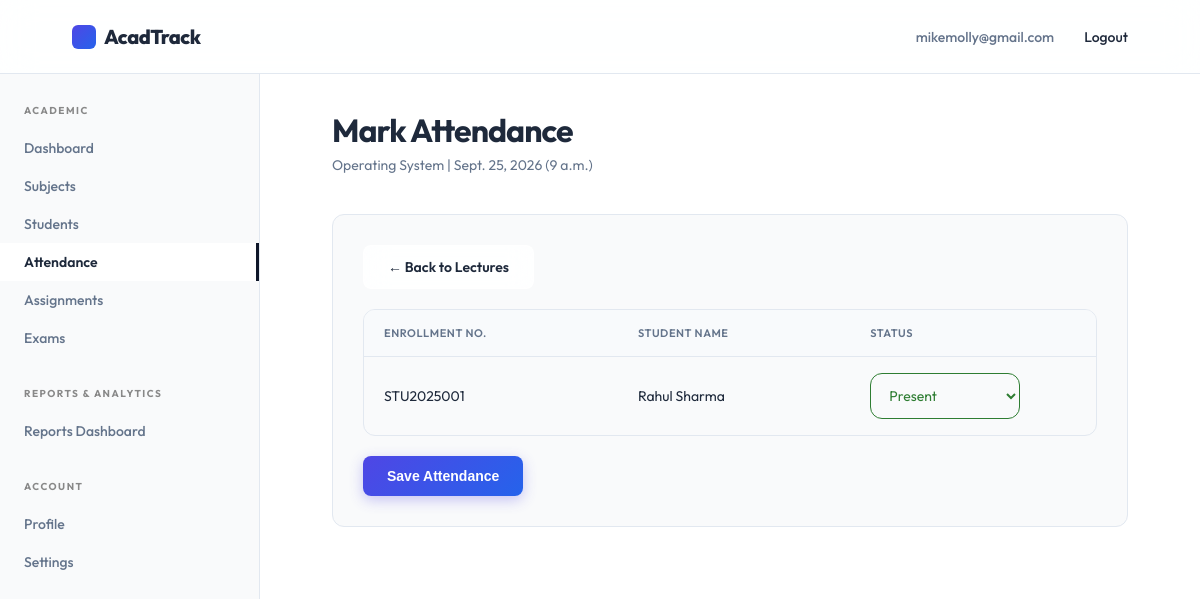
Page /faculty/lectures/2/attendance/ (signed in) on the committed database.
### accounts/models.py (models this page shows, shortened)
class User(AbstractUser):
    class RoleChoices(models.TextChoices):
        STUDENT = 'student', 'Student'
        FACULTY = 'faculty', 'Faculty'
        ADMIN = 'admin', 'Admin'
    username = None
    email = models.EmailField(unique=True)
    role = models.CharField(max_length=20, choices=RoleChoices.choices, default=RoleChoices.STUDENT)
    contact_number = models.CharField(max_length=15, blank=True, null=True)
    deactivated_at = models.DateTimeField(blank=True, null=True)
    updated_at = models.DateTimeField(auto_now=True)
    USERNAME_FIELD = 'email'
    REQUIRED_FIELDS = []
    objects = CustomUserManager()

### academics/models.py (models this page shows, shortened)
class Lecture(models.Model):
    offering = models.ForeignKey(SubjectOffering, on_delete=models.CASCADE, related_name='lectures')
    date = models.DateField()
    start_time = models.TimeField()
    end_time = models.TimeField()
    class Meta:
        constraints = [
            models.UniqueConstraint(fields=['offering', 'date', 'start_time'], name='unique_lecture_slot'),
            CheckConstraint(
                condition=Q(end_time__gt=models.F('start_time')),
                name='check_start_end_time'
            )
        ]

class SubjectOffering(models.Model):
    class SubjectType(models.TextChoices):
        CORE = 'core', 'Core'
        ELECTIVE = 'elective', 'Elective'
        LAB = 'lab', 'Lab'
        PROJECT = 'project', 'Project'
    subject = models.ForeignKey(Subject, on_delete=models.CASCADE, related_name='offerings')
    semester = models.ForeignKey(Semester, on_delete=models.CASCADE, related_name='subject_offerings')
    faculty = models.ForeignKey('faculty.Faculty', on_delete=models.SET_NULL, null=True, blank=True, related_name='subject_offerings')
    subject_type = models.CharField(max_length=20, choices=SubjectType.choices, default=SubjectType.CORE)
    credits = models.PositiveIntegerField()
    class Meta:
        constraints = [
            models.UniqueConstraint(fields=['subject', 'semester'], name='unique_subject_offering')
        ]

class Subject(models.Model):
    name = models.CharField(max_length=150)
    code = models.CharField(max_length=20, unique=True)
    description = models.TextField(blank=True, null=True)

### students/models.py (models this page shows, shortened)
class Student(models.Model):
    user = models.OneToOneField(settings.AUTH_USER_MODEL, on_delete=models.CASCADE, related_name='student_profile')
    enrollment_no = models.CharField(max_length=50, unique=True)
    date_of_birth = models.DateField(blank=True, null=True)
    class GenderChoices(models.TextChoices):
        MALE = 'M', 'Male'
        FEMALE = 'F', 'Female'
        OTHER = 'O', 'Other'
    gender = models.CharField(max_length=1, choices=GenderChoices.choices, blank=True, null=True)
    address = models.TextField(blank=True, null=True)
    guardian_name = models.CharField(max_length=100, blank=True, null=True)
    guardian_contact = models.CharField(max_length=20, blank=True, null=True)
    emergency_contact = models.CharField(max_length=20, blank=True, null=True)
    updated_at = models.DateTimeField(auto_now=True)

### attendance/models.py (models this page shows, shortened)
class Attendance(models.Model):
    class StatusChoices(models.TextChoices):
        PRESENT = 'present', 'Present'
        ABSENT = 'absent', 'Absent'
    student = models.ForeignKey('students.Student', on_delete=models.CASCADE, related_name='attendances')
    lecture = models.ForeignKey('academics.Lecture', on_delete=models.CASCADE, related_name='attendances')
    status = models.CharField(max_length=10, choices=StatusChoices.choices)
    marked_at = models.DateTimeField(auto_now_add=True)
    class Meta:
        constraints = [
            models.UniqueConstraint(fields=['student', 'lecture'], name='unique_attendance')
        ]

### faculty/views.py (the view, shortened to what this page needs)
# urls.py: path('lectures/<int:lecture_id>/attendance/', views.AttendanceEntryView.as_view(), name='attendance_entry'),
class AttendanceEntryView(FacultyRequiredMixin, View):
    template_name = 'faculty/attendance_entry.html'
    def get_lecture(self, lecture_id):
        return get_object_or_404(Lecture, pk=lecture_id, offering__faculty=self.request.user.faculty_profile)
    def get_eligible_students(self, lecture):
        student_semesters = StudentSemester.objects.filter(
            semester=lecture.offering.semester,
            status__in=[StudentSemester.StatusChoices.ACTIVE, StudentSemester.StatusChoices.BACKLOG]
        ).select_related('student__user')
        return [ss.student for ss in student_semesters]
    def get(self, request, lecture_id):
        lecture = self.get_lecture(lecture_id)
        students = self.get_eligible_students(lecture)
        existing_attendances = {
            att.student_id: att.status
            for att in Attendance.objects.filter(lecture=lecture)
        }
        student_data = []
        for student in students:
            student_data.append({
                'student': student,
                'status': existing_attendances.get(student.id, '')
            })
        context = {
            'lecture': lecture,
            'student_data': student_data,
        }
        return render(request, self.template_name, context)

### faculty/views.py (called while the page is built)
    def test_func(self):
        return self.request.user.is_authenticated and self.request.user.role == User.RoleChoices.FACULTY

### templates/faculty/attendance_entry.html (shortened to what this page needs)
{% extends 'faculty/base.html' %}
{% block page_title %}Mark Attendance{% endblock %}
{% block page_subtitle %}{{ lecture.offering.subject.name }} | {{ lecture.date }} ({{ lecture.start_time }}){% endblock %}
{% block dashboard_content %}
<div class="dashboard-section">
    <div style="margin-bottom: 20px;">
        <a href="{% url 'faculty:lectures' offering_id=lecture.offering.id %}" class="btn btn-secondary">&larr; Back to Lectures</a>
    </div>
    <form method="post" class="form-container">
        <div class="table-responsive">
            <table class="table">
                <thead>
                    <tr>
                        <th>Enrollment No.</th>
                        <th>Student Name</th>
                        <th>Status</th>
                    </tr>
                </thead>
                <tbody>
                    {% for item in student_data %}
                    <tr>
                        <td>{{ item.student.enrollment_no }}</td>
                        <td>{{ item.student.user.get_full_name }}</td>
                        <td>
                            <select name="status_{{ item.student.id }}" class="form-control" style="max-width: 150px; {% if item.status == 'present' %}border-color: #2e7d32; color: #2e7d32;{% elif item.status == 'absent' %}border-color: #c62828; color: #c62828;{% endif %}" required>
                                <option value="present" {% if item.status == 'present' %}selected{% endif %}>Present</option>
                            </select>
                        </td>
                    </tr>
                    {% empty %}
                    <tr>
                        <td colspan="3" class="text-center" style="color: var(--muted); padding: 20px;">No eligible students found for this lecture.</td>
                    </tr>
                    {% endfor %}
                </tbody>
            </table>
        </div>
        {% if student_data %}
        <div style="margin-top: 20px;">
            <button type="submit" class="btn btn-primary">Save Attendance</button>
        </div>
        {% endif %}
    </form>
</div>
{% endblock %}

### templates/components/navbar.html (shortened to what this page needs)
<header class="navbar">
    <a href="{% if request.user.is_authenticated %}{% if request.user.role == 'admin' or request.user.is_superuser %}{% url 'acadtrack_admin:dashboard' %}{% elif request.user.role == 'faculty' %}{% url 'faculty:dashboard' %}{% else %}{% url 'students:dashboard' %}{% endif %}{% else %}{% url 'landing_page' %}{% endif %}" class="brand" aria-label="AcadTrack home">
        <span class="brand-mark"></span>
        AcadTrack
    </a>
    <nav class="nav-links" aria-label="User navigation">
        {% if request.user.is_authenticated %}
            <span style="color: var(--muted);">{{ request.user.email }}</span>
            <form action="{% url 'accounts:logout' %}" method="post" style="display:inline;">
                <button type="submit" style="background:none;border:none;cursor:pointer;font-family:inherit;font-size:inherit;font-weight:inherit;color:inherit;" class="nav-links a">Logout</button>
            </form>
        {% else %}
            {% if request.resolver_match.url_name != 'login' %}
                <a href="{% url 'accounts:login' %}">Login</a>
            {% endif %}
        {% endif %}
    </nav>
</header>

### static/style.css (style rules this page uses)
:root { --bg: #f9fafb; --text: #1e293b; --muted: #64748b; --line: #e2e8f0; --soft: #ffffff; --primary: #4f46e5; --primary-hover: #4338ca; --accent: #2563eb; --black: #0f172a; --radius: 12px; --glass-bg: rgba(255, 255, 255, 0.85); --glass-border: rgba(255, 255, 255, 0.6); --glass-shadow: 0 10px 40px 0 rgba(31, 38, 135, 0.05); }
* { box-sizing: border-box; margin: 0; padding: 0; scrollbar-width: thin; scrollbar-color: rgba(0, 0, 0, 0.2) var(--bg); }
html { scroll-behavior: smooth; }
body { min-height: 100vh; background: var(--bg); color: var(--text); font-family: 'Outfit', Arial, sans-serif; -webkit-font-smoothing: antialiased; }
a { color: inherit; text-decoration: none; }
.navbar { height: 74px; width: 100%; display: flex; align-items: center; justify-content: space-between; padding: 0 6vw; background: rgba(255, 255, 255, 0.85); backdrop-filter: blur(16px); -webkit-backdrop-filter: blur(16px); border-bottom: 1px solid var(--line); position: sticky; top: 0; z-index: 100; }
.brand { font-size: 20px; font-weight: 800; letter-spacing: -0.5px; display: flex; align-items: center; gap: 8px; }
.brand-mark { width: 24px; height: 24px; background: linear-gradient(135deg, var(--primary), var(--accent)); border-radius: 6px; display: inline-block; }
.nav-links { display: flex; gap: 30px; font-size: 14px; font-weight: 500; }
.btn { display: inline-flex; align-items: center; justify-content: center; padding: 12px 24px; border-radius: 8px; font-size: 14px; font-weight: 600; transition: all 0.3s cubic-bezier(0.16, 1, 0.3, 1); cursor: pointer; border: none; }
.btn-primary { background: linear-gradient(135deg, var(--primary), var(--accent)); color: white; box-shadow: 0 4px 14px rgba(79, 70, 229, 0.3); }
.btn-secondary { background: var(--glass-bg); border: 1px solid var(--glass-border); color: var(--text); backdrop-filter: blur(12px); }
.form-control, .form-group input:not([type="submit"]):not([type="checkbox"]):not([type="radio"]):not([type="file"]), .form-group select, .form-group textarea { width: 100%; padding: 14px 16px; background: var(--soft); border: 1px solid var(--line); border-radius: 8px; color: var(--text); font-family: inherit; font-size: 15px; transition: all 0.2s ease; }

### static/dashboard.css (style rules this page uses)
.dashboard-section { background: var(--bg); border: 1px solid var(--line); border-radius: var(--radius); padding: 30px; margin-bottom: 30px; }
.form-control, input[type="text"], input[type="email"], input[type="password"], input[type="number"], input[type="date"], select, textarea { width: 100%; padding: 12px 14px; background: var(--bg); border: 1px solid var(--line); border-radius: var(--radius); font-size: 14px; font-family: inherit; color: var(--text); transition: border-color 0.2s ease, box-shadow 0.2s ease; box-sizing: border-box; }
.table-responsive { width: 100%; overflow-x: auto; margin-bottom: 20px; border-radius: var(--radius); border: 1px solid var(--line); background: var(--bg); }
.table { width: 100%; border-collapse: collapse; font-size: 14px; text-align: left; }
.table th { background: #f8fafc; color: var(--muted); font-weight: 600; text-transform: uppercase; font-size: 11px; letter-spacing: .05em; padding: 16px 20px; border-bottom: 1px solid var(--line); }
.table td { padding: 16px 20px; border-bottom: 1px solid var(--line); color: var(--text); vertical-align: middle; }
.table tbody tr:last-child td { border-bottom: none; }
.table tbody tr { transition: background-color 0.2s ease; }

### rows in the picture
User: user.email "mikemolly@gmail.com"
Lecture: offering.subject.name "Operating System", date "Sept. 25, 2026", start_time "9 a.m."
Student: student.enrollment_no "STU2025001", student.user.get_full_name "Rahul Sharma", id.status "Present"
